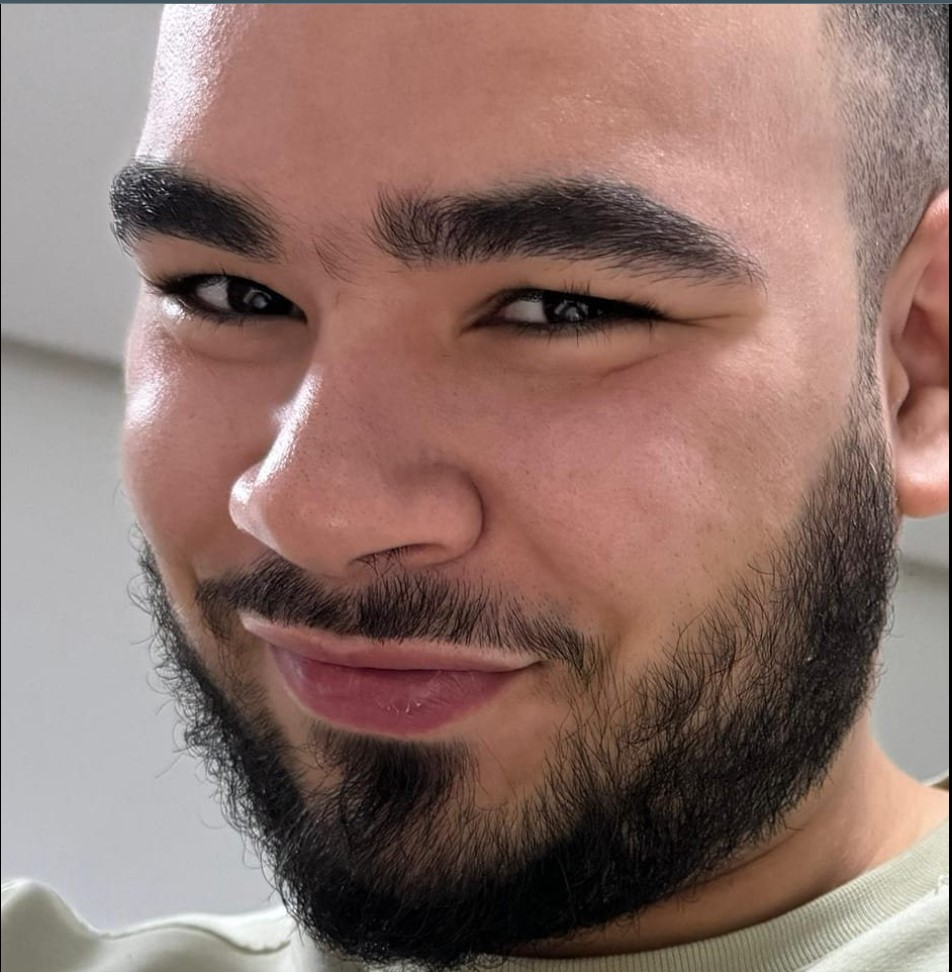
#> input picture app/data/test images/Soufiane.jpg, 952 x 972 px; its folder holds only this picture in this run
$ python test.py
#> lines starting #> are read from the running program, lines starting #| are printed output that depends on the picture
import cv2
import face_recognition
import os
import random
import pickle
import numpy as np
from matplotlib import pyplot as plt

# Configuration
STUDENT_IMAGES_PATH = 'app/data/test images'
ENCODINGS_FILE = 'app/data/face_encodings.pkl'
NAMES_FILE = 'app/data/face_encodings_names.pkl'
CONFIDENCE_THRESHOLD = 0.6
NUM_TEST_IMAGES = 21

# Load encodings and class names
def load_encodings():
    with open(ENCODINGS_FILE, 'rb') as f:
#> (reads face_encodings.pkl from the repository)
        encoded_face_train = pickle.load(f)
    with open(NAMES_FILE, 'rb') as f:
#> (reads face_encodings_names.pkl from the repository)
        classNames = pickle.load(f)
    return encoded_face_train, classNames

# Preprocess images with random transformations (including blur and lighting changes)
def preprocess_image(img):
    transformations = [
        # Brightness/Contrast changes to simulate lighting variations (moderate)
        lambda x: cv2.convertScaleAbs(x, alpha=random.uniform(0.8, 1.3), beta=random.randint(-40, 40)),  # Moderate Brightness/Contrast

        # Apply Gaussian blur (simulating slight focus issues or low-quality lens)
        lambda x: cv2.GaussianBlur(x, (5, 5), random.uniform(0, 2)),  # Light blur to simulate mild focus issues

        # Motion blur (simulating camera shake or moving subject)
        lambda x: cv2.blur(x, (random.randint(3, 7), random.randint(3, 7))),  # Apply slight motion blur

        # Brightness shift (mimicking overexposure or underexposure)
        lambda x: cv2.convertScaleAbs(x, alpha=1, beta=random.randint(-60, 60)),  # Brightness shift

        # Random pixelation effect (simulating compression artifacts or low resolution)
        lambda x: cv2.resize(cv2.resize(x, (random.randint(50, 100), random.randint(50, 100))),
                             (x.shape[1], x.shape[0]), interpolation=cv2.INTER_LINEAR)
    ]

    # Shuffle transformations and apply a random subset
    random.shuffle(transformations)
    for transform in transformations[:random.randint(1, len(transformations))]:
        img = transform(img)

    return img

# Select random images from the folder
def get_random_images(folder_path, num_images):
    images = [os.path.join(folder_path, f) for f in os.listdir(folder_path) if f.lower().endswith(('png', 'jpg', 'jpeg'))]
    return random.sample(images, min(num_images, len(images)))

# Display image with results (Bounding box and consistent font size)
def display_image_with_results(img, name, face_distance, is_recognized, faceloc, closest_match=None):
    face_distance_text = f"{face_distance:.4f}" if isinstance(face_distance, (float, int)) else "-"
    is_recognized_text = str(is_recognized)

    # Create bounding box for the face
    y1, x2, y2, x1 = faceloc
    cv2.rectangle(img, (x1, y1), (x2, y2), (0, 255, 0) if is_recognized else (0, 0, 255), 2)

    # Background for text
    padding = 10
    box_height = 100
    cv2.rectangle(img, (x1, y2), (x2, y2 + box_height), (0, 255, 0) if is_recognized else (0, 0, 255), cv2.FILLED)

    # Text to display with consistent font size
    result_text = (
        f"Name: {name}\n"
        f"Face Distance: {face_distance_text}\n"
        f"Threshold: {CONFIDENCE_THRESHOLD}\n"
        f"Recognized: {is_recognized_text}\n"
    )

    if closest_match and not is_recognized:  # Only show closest match if not recognized
        result_text += f"Closest Match: {closest_match[0]} (Face Distance: {closest_match[1]:.4f})"

    font = cv2.FONT_HERSHEY_SIMPLEX
    font_scale = 0.7  # Fixed font size
    y = y2 + padding
    for line in result_text.split('\n'):
        cv2.putText(img, line, (x1 + padding, y), font, font_scale, (255, 255, 255), 2, cv2.LINE_AA)
        y += 30
    print(result_text)
    plt.imshow(cv2.cvtColor(img, cv2.COLOR_BGR2RGB))
    plt.axis('off')
    plt.show()

# Test face recognition
def test_face_recognition(encoded_face_train, classNames):
    random_images = get_random_images(STUDENT_IMAGES_PATH, NUM_TEST_IMAGES)

    # Initialize counters
    recognized_count = 0
    unknown_count = 0
    not_detected_count = 0

    for img_path in random_images:
        print(f"Processing image: {img_path}")
        img = cv2.imread(img_path)
#> img is the input picture: shape (972, 952, 3); mean B, G, R 106.9, 114.1, 141.5
        original_img = img.copy()

        # Preprocess the image
        img = preprocess_image(img)
#> the loop in preprocess_image, `for transform in transformations[:random.randint(1, len(transformation..` made 4 passes
#> pass 1, in preprocess_image, `img = transform(img)`:
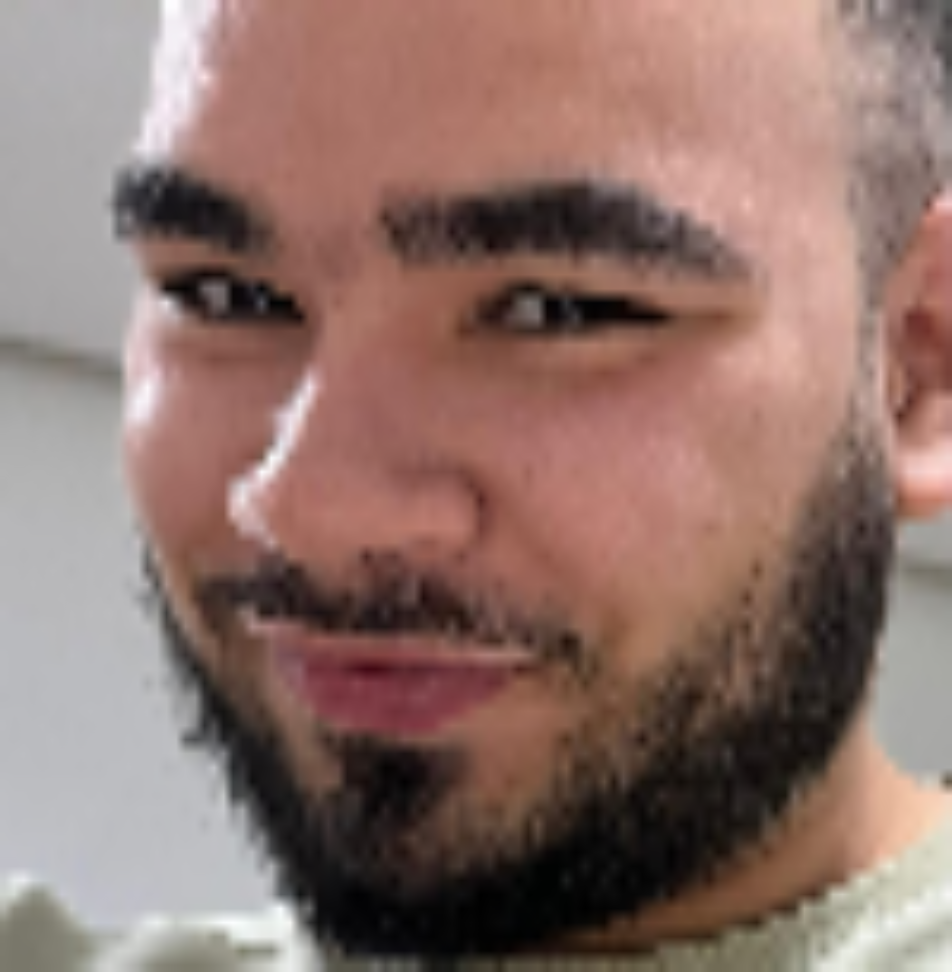
#> img: shape (972, 952, 3); mean of channels 0, 1, 2 107.4, 114.8, 142.3; drawn as B, G, R
#> after the loop in preprocess_image, `for transform in transformations[:random.randint(1, len(transformation..`:
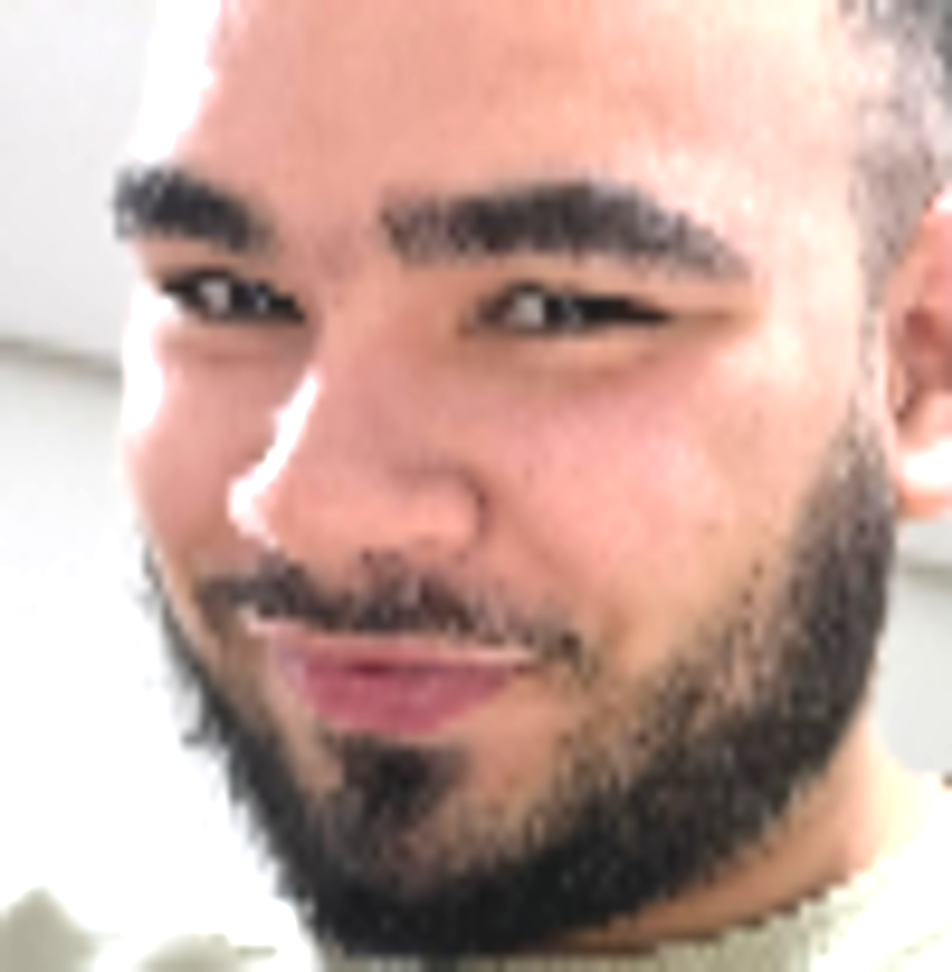
#> img: shape (972, 952, 3); mean of channels 0, 1, 2 156.8, 166.1, 197.8; drawn as B, G, R

        # Detect faces in the image
        img_rgb = cv2.cvtColor(img, cv2.COLOR_BGR2RGB)
        faces_in_frame = face_recognition.face_locations(img_rgb)
        encoded_faces = face_recognition.face_encodings(img_rgb, faces_in_frame)

        if not faces_in_frame:
            print("No face detected in this image.")
            not_detected_count += 1
            display_image_with_results(img, "No Face Detected", "-", False, (0, 0, 0, 0))
            continue

        for encode_face, faceloc in zip(encoded_faces, faces_in_frame):
            faceDist = face_recognition.face_distance(encoded_face_train, encode_face)
            matchIndex = np.argmin(faceDist)
            is_recognized = faceDist[matchIndex] < CONFIDENCE_THRESHOLD

            if is_recognized:
                recognized_count += 1
            else:
                unknown_count += 1

            name = classNames[matchIndex].upper() if is_recognized else "Unknown"

            # Find the closest match (minimum face distance)
            closest_match_index = np.argmin(faceDist)
            closest_name = classNames[closest_match_index].upper()
            closest_distance = faceDist[closest_match_index]

            # Display bounding box with text and closest match if not recognized
            display_image_with_results(original_img, name, faceDist[matchIndex], is_recognized, faceloc,
                                       closest_match=(closest_name, closest_distance) if not is_recognized else None)

    # Display final counts
    print(f"\nRecognition Summary:")
    print(f"Recognized faces: {recognized_count}")
    print(f"Unknown faces: {unknown_count}")
    print(f"Faces not detected: {not_detected_count}")

# Main execution
if __name__ == "__main__":
    # Load encodings
    encoded_face_train, classNames = load_encodings()

    # Test recognition
    test_face_recognition(encoded_face_train, classNames)
#> (the call stopped at in test_face_recognition, `faces_in_frame = face_recognition.face_locations(img_rgb)`: face_recognition is not available in this run)
